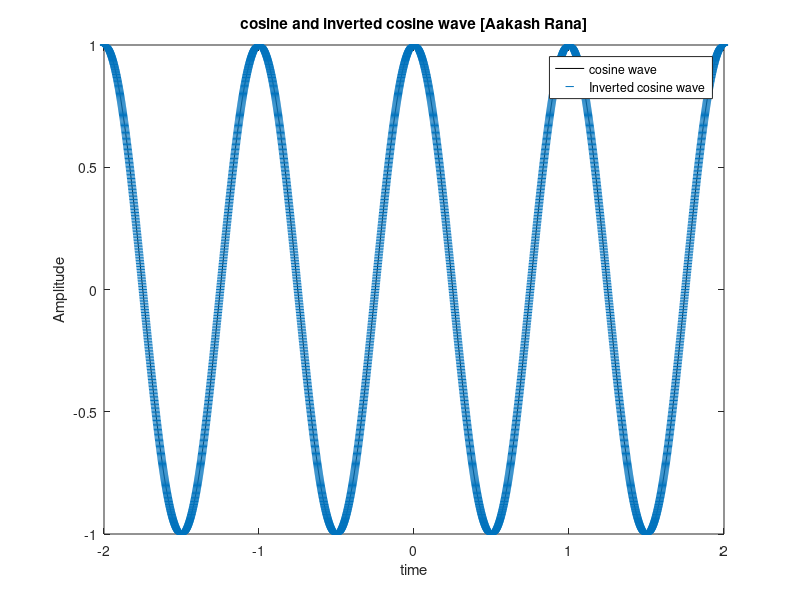

Here is the MATLAB script that generated this plot:
%AAKASH RANA [KAN 078 BCT 004]
%Plot a sinusoidal signal, y(t)=cos(2*pi*t)
%Inverse the signal and plot it with original signal in same graph

clc;
clear all;
close all;

%folding of independent variable
t= -2:0.001:2;
y= cos(2*pi*t);
plot(t,y,'k');
hold on;

y1=cos(2*pi*-t);  %folded signal
plot(t,y1,'__');
legend('cosine wave', 'Inverted cosine wave');
xlabel('time');
ylabel('Amplitude');
title('cosine and inverted cosine wave [Aakash Rana]');
